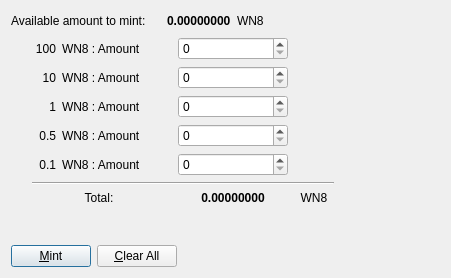
<?xml version="1.0" encoding="UTF-8"?>
<ui version="4.0">
 <class>ManualMintDialog</class>
 <widget class="QDialog" name="ManualMintDialog">
  <property name="geometry">
   <rect>
    <x>0</x>
    <y>0</y>
    <width>451</width>
    <height>278</height>
   </rect>
  </property>
  <property name="windowTitle">
   <string>Coin Selection</string>
  </property>
  <layout class="QVBoxLayout" name="verticalLayout">
   <item>
    <layout class="QVBoxLayout" name="verticalLayout_2">
     <item>
      <layout class="QHBoxLayout" name="horizontalLayout">
       <item>
        <widget class="QLabel" name="label">
         <property name="minimumSize">
          <size>
           <width>150</width>
           <height>0</height>
          </size>
         </property>
         <property name="text">
          <string>Available amount to mint:</string>
         </property>
        </widget>
       </item>
       <item>
        <widget class="QLabel" name="availableAmount">
         <property name="font">
          <font>
           <bold>true</bold>
          </font>
         </property>
         <property name="text">
          <string>0.00000000</string>
         </property>
        </widget>
       </item>
       <item>
        <widget class="QLabel" name="label_3">
         <property name="text">
          <string>WN8</string>
         </property>
        </widget>
       </item>
       <item>
        <spacer name="horizontalSpacer">
         <property name="orientation">
          <enum>Qt::Horizontal</enum>
         </property>
         <property name="sizeHint" stdset="0">
          <size>
           <width>40</width>
           <height>20</height>
          </size>
         </property>
        </spacer>
       </item>
      </layout>
     </item>
     <item>
      <layout class="QHBoxLayout" name="horizontalLayout_5">
       <item>
        <spacer name="horizontalSpacer_3">
         <property name="orientation">
          <enum>Qt::Horizontal</enum>
         </property>
         <property name="sizeType">
          <enum>QSizePolicy::Fixed</enum>
         </property>
         <property name="sizeHint" stdset="0">
          <size>
           <width>15</width>
           <height>20</height>
          </size>
         </property>
        </spacer>
       </item>
       <item>
        <layout class="QGridLayout" name="gridLayout">
         <item row="4" column="1">
          <widget class="QLabel" name="label_13">
           <property name="text">
            <string>WN8 : Amount</string>
           </property>
           <property name="margin">
            <number>0</number>
           </property>
          </widget>
         </item>
         <item row="6" column="0" colspan="2">
          <layout class="QFormLayout" name="formLayout_3">
           <property name="labelAlignment">
            <set>Qt::AlignCenter</set>
           </property>
           <property name="formAlignment">
            <set>Qt::AlignHCenter|Qt::AlignTop</set>
           </property>
           <item row="0" column="0" colspan="2">
            <widget class="QLabel" name="label_14">
             <property name="text">
              <string>Total:</string>
             </property>
             <property name="alignment">
              <set>Qt::AlignCenter</set>
             </property>
            </widget>
           </item>
          </layout>
         </item>
         <item row="4" column="2">
          <widget class="QSpinBox" name="coinAmount01"/>
         </item>
         <item row="3" column="1">
          <widget class="QLabel" name="label_12">
           <property name="text">
            <string>WN8 : Amount</string>
           </property>
           <property name="margin">
            <number>0</number>
           </property>
          </widget>
         </item>
         <item row="1" column="0">
          <widget class="QLabel" name="label_7">
           <property name="text">
            <string>10</string>
           </property>
           <property name="alignment">
            <set>Qt::AlignRight|Qt::AlignTrailing|Qt::AlignVCenter</set>
           </property>
           <property name="margin">
            <number>0</number>
           </property>
          </widget>
         </item>
         <item row="2" column="2">
          <widget class="QSpinBox" name="coinAmount1"/>
         </item>
         <item row="2" column="1">
          <widget class="QLabel" name="label_11">
           <property name="text">
            <string>WN8 : Amount</string>
           </property>
           <property name="margin">
            <number>0</number>
           </property>
          </widget>
         </item>
         <item row="2" column="0">
          <widget class="QLabel" name="label_6">
           <property name="text">
            <string>1</string>
           </property>
           <property name="alignment">
            <set>Qt::AlignRight|Qt::AlignTrailing|Qt::AlignVCenter</set>
           </property>
           <property name="margin">
            <number>0</number>
           </property>
          </widget>
         </item>
         <item row="1" column="1">
          <widget class="QLabel" name="label_10">
           <property name="text">
            <string>WN8 : Amount</string>
           </property>
           <property name="margin">
            <number>0</number>
           </property>
          </widget>
         </item>
         <item row="4" column="0">
          <widget class="QLabel" name="label_5">
           <property name="text">
            <string>0.1</string>
           </property>
           <property name="alignment">
            <set>Qt::AlignRight|Qt::AlignTrailing|Qt::AlignVCenter</set>
           </property>
           <property name="margin">
            <number>0</number>
           </property>
          </widget>
         </item>
         <item row="0" column="2">
          <widget class="QSpinBox" name="coinAmount100"/>
         </item>
         <item row="1" column="2">
          <widget class="QSpinBox" name="coinAmount10"/>
         </item>
         <item row="5" column="0" colspan="4">
          <layout class="QFormLayout" name="formLayout">
           <item row="0" column="1">
            <widget class="Line" name="line">
             <property name="orientation">
              <enum>Qt::Horizontal</enum>
             </property>
            </widget>
           </item>
          </layout>
         </item>
         <item row="6" column="3">
          <widget class="QLabel" name="label_15">
           <property name="minimumSize">
            <size>
             <width>40</width>
             <height>0</height>
            </size>
           </property>
           <property name="text">
            <string>WN8</string>
           </property>
           <property name="alignment">
            <set>Qt::AlignCenter</set>
           </property>
          </widget>
         </item>
         <item row="0" column="1">
          <widget class="QLabel" name="label_9">
           <property name="minimumSize">
            <size>
             <width>110</width>
             <height>0</height>
            </size>
           </property>
           <property name="text">
            <string>WN8 : Amount</string>
           </property>
           <property name="margin">
            <number>0</number>
           </property>
          </widget>
         </item>
         <item row="3" column="0">
          <widget class="QLabel" name="label_8">
           <property name="text">
            <string>0.5</string>
           </property>
           <property name="alignment">
            <set>Qt::AlignRight|Qt::AlignTrailing|Qt::AlignVCenter</set>
           </property>
           <property name="margin">
            <number>0</number>
           </property>
          </widget>
         </item>
         <item row="3" column="2">
          <widget class="QSpinBox" name="coinAmount05"/>
         </item>
         <item row="6" column="2">
          <widget class="QLabel" name="totalAmount">
           <property name="minimumSize">
            <size>
             <width>110</width>
             <height>0</height>
            </size>
           </property>
           <property name="font">
            <font>
             <bold>true</bold>
            </font>
           </property>
           <property name="layoutDirection">
            <enum>Qt::LeftToRight</enum>
           </property>
           <property name="text">
            <string>0.00000000</string>
           </property>
           <property name="alignment">
            <set>Qt::AlignCenter</set>
           </property>
          </widget>
         </item>
         <item row="0" column="0">
          <widget class="QLabel" name="label_4">
           <property name="minimumSize">
            <size>
             <width>30</width>
             <height>0</height>
            </size>
           </property>
           <property name="text">
            <string>100</string>
           </property>
           <property name="alignment">
            <set>Qt::AlignRight|Qt::AlignTrailing|Qt::AlignVCenter</set>
           </property>
           <property name="margin">
            <number>0</number>
           </property>
          </widget>
         </item>
        </layout>
       </item>
       <item>
        <spacer name="horizontalSpacer_4">
         <property name="orientation">
          <enum>Qt::Horizontal</enum>
         </property>
         <property name="sizeHint" stdset="0">
          <size>
           <width>40</width>
           <height>20</height>
          </size>
         </property>
        </spacer>
       </item>
      </layout>
     </item>
     <item>
      <spacer name="verticalSpacer">
       <property name="orientation">
        <enum>Qt::Vertical</enum>
       </property>
       <property name="sizeHint" stdset="0">
        <size>
         <width>20</width>
         <height>40</height>
        </size>
       </property>
      </spacer>
     </item>
     <item>
      <layout class="QHBoxLayout" name="horizontalLayout_2">
       <item>
        <widget class="QPushButton" name="mintButton">
         <property name="text">
          <string>&amp;Mint</string>
         </property>
        </widget>
       </item>
       <item>
        <widget class="QPushButton" name="clearAllButton">
         <property name="text">
          <string>&amp;Clear All</string>
         </property>
        </widget>
       </item>
       <item>
        <spacer name="horizontalSpacer_2">
         <property name="orientation">
          <enum>Qt::Horizontal</enum>
         </property>
         <property name="sizeHint" stdset="0">
          <size>
           <width>40</width>
           <height>20</height>
          </size>
         </property>
        </spacer>
       </item>
      </layout>
     </item>
    </layout>
   </item>
  </layout>
 </widget>
 <resources/>
 <connections/>
</ui>
